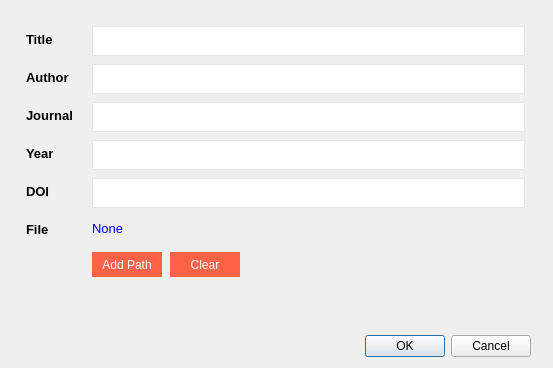
<?xml version="1.0" encoding="UTF-8"?>
<ui version="4.0">
 <class>Dialog</class>
 <widget class="QDialog" name="Dialog">
  <property name="geometry">
   <rect>
    <x>0</x>
    <y>0</y>
    <width>553</width>
    <height>368</height>
   </rect>
  </property>
  <property name="sizePolicy">
   <sizepolicy hsizetype="Fixed" vsizetype="Fixed">
    <horstretch>0</horstretch>
    <verstretch>0</verstretch>
   </sizepolicy>
  </property>
  <property name="windowTitle">
   <string>Default widget</string>
  </property>
  <widget class="QDialogButtonBox" name="buttonBox">
   <property name="geometry">
    <rect>
     <x>190</x>
     <y>330</y>
     <width>341</width>
     <height>32</height>
    </rect>
   </property>
   <property name="orientation">
    <enum>Qt::Horizontal</enum>
   </property>
   <property name="standardButtons">
    <set>QDialogButtonBox::Cancel|QDialogButtonBox::Ok</set>
   </property>
  </widget>
  <widget class="QScrollArea" name="scrollArea">
   <property name="geometry">
    <rect>
     <x>20</x>
     <y>20</y>
     <width>511</width>
     <height>301</height>
    </rect>
   </property>
   <property name="styleSheet">
    <string notr="true">QScrollArea {
    border: none;
}

QScrollBar:vertical {

}</string>
   </property>
   <property name="widgetResizable">
    <bool>true</bool>
   </property>
   <widget class="QWidget" name="scrollAreaWidgetContents">
    <property name="geometry">
     <rect>
      <x>0</x>
      <y>0</y>
      <width>511</width>
      <height>301</height>
     </rect>
    </property>
    <layout class="QVBoxLayout" name="verticalLayout_8">
     <property name="spacing">
      <number>0</number>
     </property>
     <property name="leftMargin">
      <number>2</number>
     </property>
     <property name="topMargin">
      <number>2</number>
     </property>
     <property name="rightMargin">
      <number>2</number>
     </property>
     <property name="bottomMargin">
      <number>2</number>
     </property>
     <item>
      <widget class="QWidget" name="widget" native="true">
       <property name="sizePolicy">
        <sizepolicy hsizetype="Preferred" vsizetype="Minimum">
         <horstretch>0</horstretch>
         <verstretch>0</verstretch>
        </sizepolicy>
       </property>
       <layout class="QHBoxLayout" name="horizontalLayout">
        <property name="sizeConstraint">
         <enum>QLayout::SetDefaultConstraint</enum>
        </property>
        <property name="leftMargin">
         <number>4</number>
        </property>
        <property name="topMargin">
         <number>4</number>
        </property>
        <property name="rightMargin">
         <number>4</number>
        </property>
        <property name="bottomMargin">
         <number>4</number>
        </property>
        <item>
         <layout class="QVBoxLayout" name="verticalLayout_2">
          <property name="spacing">
           <number>0</number>
          </property>
          <property name="sizeConstraint">
           <enum>QLayout::SetDefaultConstraint</enum>
          </property>
          <property name="topMargin">
           <number>5</number>
          </property>
          <item>
           <widget class="QLabel" name="lb_title">
            <property name="minimumSize">
             <size>
              <width>60</width>
              <height>16</height>
             </size>
            </property>
            <property name="maximumSize">
             <size>
              <width>60</width>
              <height>16</height>
             </size>
            </property>
            <property name="font">
             <font>
              <family>Arial</family>
              <pointsize>10</pointsize>
              <weight>75</weight>
              <bold>true</bold>
             </font>
            </property>
            <property name="layoutDirection">
             <enum>Qt::LeftToRight</enum>
            </property>
            <property name="text">
             <string>Title</string>
            </property>
            <property name="alignment">
             <set>Qt::AlignLeading|Qt::AlignLeft|Qt::AlignVCenter</set>
            </property>
           </widget>
          </item>
          <item>
           <spacer name="verticalSpacer">
            <property name="orientation">
             <enum>Qt::Vertical</enum>
            </property>
            <property name="sizeType">
             <enum>QSizePolicy::Preferred</enum>
            </property>
            <property name="sizeHint" stdset="0">
             <size>
              <width>20</width>
              <height>40</height>
             </size>
            </property>
           </spacer>
          </item>
         </layout>
        </item>
        <item>
         <widget class="QPlainTextEdit" name="textedit_title">
          <property name="sizePolicy">
           <sizepolicy hsizetype="Expanding" vsizetype="Preferred">
            <horstretch>0</horstretch>
            <verstretch>0</verstretch>
           </sizepolicy>
          </property>
          <property name="minimumSize">
           <size>
            <width>0</width>
            <height>30</height>
           </size>
          </property>
          <property name="maximumSize">
           <size>
            <width>16777215</width>
            <height>30</height>
           </size>
          </property>
          <property name="font">
           <font>
            <family>Arial</family>
            <pointsize>10</pointsize>
           </font>
          </property>
          <property name="styleSheet">
           <string notr="true">QPlainTextEdit {
    border: 1px solid#e6e6e6;
    background-color: white;
}</string>
          </property>
          <property name="verticalScrollBarPolicy">
           <enum>Qt::ScrollBarAlwaysOff</enum>
          </property>
          <property name="horizontalScrollBarPolicy">
           <enum>Qt::ScrollBarAlwaysOff</enum>
          </property>
          <property name="plainText">
           <string/>
          </property>
         </widget>
        </item>
       </layout>
      </widget>
     </item>
     <item>
      <widget class="QWidget" name="widget_2" native="true">
       <property name="sizePolicy">
        <sizepolicy hsizetype="Preferred" vsizetype="Minimum">
         <horstretch>0</horstretch>
         <verstretch>0</verstretch>
        </sizepolicy>
       </property>
       <layout class="QHBoxLayout" name="horizontalLayout_3">
        <property name="leftMargin">
         <number>4</number>
        </property>
        <property name="topMargin">
         <number>4</number>
        </property>
        <property name="rightMargin">
         <number>4</number>
        </property>
        <property name="bottomMargin">
         <number>4</number>
        </property>
        <item>
         <layout class="QVBoxLayout" name="verticalLayout_3">
          <property name="spacing">
           <number>0</number>
          </property>
          <property name="topMargin">
           <number>5</number>
          </property>
          <item>
           <widget class="QLabel" name="lb_author">
            <property name="minimumSize">
             <size>
              <width>60</width>
              <height>16</height>
             </size>
            </property>
            <property name="maximumSize">
             <size>
              <width>60</width>
              <height>16</height>
             </size>
            </property>
            <property name="font">
             <font>
              <family>Arial</family>
              <pointsize>10</pointsize>
              <weight>75</weight>
              <bold>true</bold>
             </font>
            </property>
            <property name="layoutDirection">
             <enum>Qt::LeftToRight</enum>
            </property>
            <property name="text">
             <string>Author</string>
            </property>
            <property name="alignment">
             <set>Qt::AlignLeading|Qt::AlignLeft|Qt::AlignVCenter</set>
            </property>
           </widget>
          </item>
          <item>
           <spacer name="verticalSpacer_2">
            <property name="orientation">
             <enum>Qt::Vertical</enum>
            </property>
            <property name="sizeType">
             <enum>QSizePolicy::Preferred</enum>
            </property>
            <property name="sizeHint" stdset="0">
             <size>
              <width>20</width>
              <height>40</height>
             </size>
            </property>
           </spacer>
          </item>
         </layout>
        </item>
        <item>
         <widget class="QPlainTextEdit" name="textedit_author">
          <property name="sizePolicy">
           <sizepolicy hsizetype="Expanding" vsizetype="Preferred">
            <horstretch>0</horstretch>
            <verstretch>0</verstretch>
           </sizepolicy>
          </property>
          <property name="minimumSize">
           <size>
            <width>0</width>
            <height>30</height>
           </size>
          </property>
          <property name="maximumSize">
           <size>
            <width>16777215</width>
            <height>30</height>
           </size>
          </property>
          <property name="font">
           <font>
            <family>Arial</family>
            <pointsize>10</pointsize>
           </font>
          </property>
          <property name="styleSheet">
           <string notr="true">QPlainTextEdit {
    border: 1px solid#e6e6e6;
    background-color: white;
}</string>
          </property>
          <property name="verticalScrollBarPolicy">
           <enum>Qt::ScrollBarAlwaysOff</enum>
          </property>
          <property name="horizontalScrollBarPolicy">
           <enum>Qt::ScrollBarAlwaysOff</enum>
          </property>
          <property name="plainText">
           <string/>
          </property>
         </widget>
        </item>
       </layout>
      </widget>
     </item>
     <item>
      <widget class="QWidget" name="widget_3" native="true">
       <property name="sizePolicy">
        <sizepolicy hsizetype="Preferred" vsizetype="Minimum">
         <horstretch>0</horstretch>
         <verstretch>0</verstretch>
        </sizepolicy>
       </property>
       <layout class="QHBoxLayout" name="horizontalLayout_4">
        <property name="leftMargin">
         <number>4</number>
        </property>
        <property name="topMargin">
         <number>4</number>
        </property>
        <property name="rightMargin">
         <number>4</number>
        </property>
        <property name="bottomMargin">
         <number>4</number>
        </property>
        <item>
         <layout class="QVBoxLayout" name="verticalLayout_4">
          <property name="spacing">
           <number>0</number>
          </property>
          <property name="topMargin">
           <number>5</number>
          </property>
          <item>
           <widget class="QLabel" name="lb_journal">
            <property name="minimumSize">
             <size>
              <width>60</width>
              <height>16</height>
             </size>
            </property>
            <property name="maximumSize">
             <size>
              <width>60</width>
              <height>16</height>
             </size>
            </property>
            <property name="font">
             <font>
              <family>Arial</family>
              <pointsize>10</pointsize>
              <weight>75</weight>
              <bold>true</bold>
             </font>
            </property>
            <property name="layoutDirection">
             <enum>Qt::LeftToRight</enum>
            </property>
            <property name="text">
             <string>Journal</string>
            </property>
            <property name="alignment">
             <set>Qt::AlignLeading|Qt::AlignLeft|Qt::AlignVCenter</set>
            </property>
           </widget>
          </item>
          <item>
           <spacer name="verticalSpacer_3">
            <property name="orientation">
             <enum>Qt::Vertical</enum>
            </property>
            <property name="sizeType">
             <enum>QSizePolicy::Preferred</enum>
            </property>
            <property name="sizeHint" stdset="0">
             <size>
              <width>20</width>
              <height>40</height>
             </size>
            </property>
           </spacer>
          </item>
         </layout>
        </item>
        <item>
         <widget class="QPlainTextEdit" name="textedit_journal">
          <property name="sizePolicy">
           <sizepolicy hsizetype="Expanding" vsizetype="Preferred">
            <horstretch>0</horstretch>
            <verstretch>0</verstretch>
           </sizepolicy>
          </property>
          <property name="minimumSize">
           <size>
            <width>0</width>
            <height>30</height>
           </size>
          </property>
          <property name="maximumSize">
           <size>
            <width>16777215</width>
            <height>30</height>
           </size>
          </property>
          <property name="font">
           <font>
            <family>Arial</family>
            <pointsize>10</pointsize>
           </font>
          </property>
          <property name="styleSheet">
           <string notr="true">QPlainTextEdit {
    border: 1px solid#e6e6e6;
    background-color: white;
}</string>
          </property>
          <property name="verticalScrollBarPolicy">
           <enum>Qt::ScrollBarAlwaysOff</enum>
          </property>
          <property name="horizontalScrollBarPolicy">
           <enum>Qt::ScrollBarAlwaysOff</enum>
          </property>
          <property name="plainText">
           <string/>
          </property>
         </widget>
        </item>
       </layout>
      </widget>
     </item>
     <item>
      <widget class="QWidget" name="widget_4" native="true">
       <property name="sizePolicy">
        <sizepolicy hsizetype="Preferred" vsizetype="Minimum">
         <horstretch>0</horstretch>
         <verstretch>0</verstretch>
        </sizepolicy>
       </property>
       <layout class="QHBoxLayout" name="horizontalLayout_5">
        <property name="leftMargin">
         <number>4</number>
        </property>
        <property name="topMargin">
         <number>4</number>
        </property>
        <property name="rightMargin">
         <number>4</number>
        </property>
        <property name="bottomMargin">
         <number>4</number>
        </property>
        <item>
         <layout class="QVBoxLayout" name="verticalLayout_5">
          <property name="spacing">
           <number>0</number>
          </property>
          <property name="topMargin">
           <number>5</number>
          </property>
          <item>
           <widget class="QLabel" name="lb_year">
            <property name="minimumSize">
             <size>
              <width>60</width>
              <height>16</height>
             </size>
            </property>
            <property name="maximumSize">
             <size>
              <width>60</width>
              <height>16</height>
             </size>
            </property>
            <property name="font">
             <font>
              <family>Arial</family>
              <pointsize>10</pointsize>
              <weight>75</weight>
              <bold>true</bold>
             </font>
            </property>
            <property name="layoutDirection">
             <enum>Qt::LeftToRight</enum>
            </property>
            <property name="text">
             <string>Year</string>
            </property>
            <property name="alignment">
             <set>Qt::AlignLeading|Qt::AlignLeft|Qt::AlignVCenter</set>
            </property>
           </widget>
          </item>
          <item>
           <spacer name="verticalSpacer_4">
            <property name="orientation">
             <enum>Qt::Vertical</enum>
            </property>
            <property name="sizeType">
             <enum>QSizePolicy::Preferred</enum>
            </property>
            <property name="sizeHint" stdset="0">
             <size>
              <width>20</width>
              <height>40</height>
             </size>
            </property>
           </spacer>
          </item>
         </layout>
        </item>
        <item>
         <widget class="QPlainTextEdit" name="textedit_year">
          <property name="sizePolicy">
           <sizepolicy hsizetype="Expanding" vsizetype="Minimum">
            <horstretch>0</horstretch>
            <verstretch>0</verstretch>
           </sizepolicy>
          </property>
          <property name="minimumSize">
           <size>
            <width>0</width>
            <height>30</height>
           </size>
          </property>
          <property name="maximumSize">
           <size>
            <width>16777215</width>
            <height>30</height>
           </size>
          </property>
          <property name="font">
           <font>
            <family>Arial</family>
            <pointsize>10</pointsize>
           </font>
          </property>
          <property name="styleSheet">
           <string notr="true">QPlainTextEdit {
    border: 1px solid#e6e6e6;
    background-color: white;
}</string>
          </property>
          <property name="verticalScrollBarPolicy">
           <enum>Qt::ScrollBarAlwaysOff</enum>
          </property>
          <property name="horizontalScrollBarPolicy">
           <enum>Qt::ScrollBarAlwaysOff</enum>
          </property>
          <property name="plainText">
           <string/>
          </property>
         </widget>
        </item>
       </layout>
      </widget>
     </item>
     <item>
      <widget class="QWidget" name="widget_5" native="true">
       <property name="sizePolicy">
        <sizepolicy hsizetype="Preferred" vsizetype="Minimum">
         <horstretch>0</horstretch>
         <verstretch>0</verstretch>
        </sizepolicy>
       </property>
       <layout class="QHBoxLayout" name="horizontalLayout_6">
        <property name="leftMargin">
         <number>4</number>
        </property>
        <property name="topMargin">
         <number>4</number>
        </property>
        <property name="rightMargin">
         <number>4</number>
        </property>
        <property name="bottomMargin">
         <number>4</number>
        </property>
        <item>
         <layout class="QVBoxLayout" name="verticalLayout_6">
          <property name="spacing">
           <number>0</number>
          </property>
          <property name="topMargin">
           <number>5</number>
          </property>
          <item>
           <widget class="QLabel" name="lb_doi">
            <property name="minimumSize">
             <size>
              <width>60</width>
              <height>16</height>
             </size>
            </property>
            <property name="maximumSize">
             <size>
              <width>60</width>
              <height>16</height>
             </size>
            </property>
            <property name="font">
             <font>
              <family>Arial</family>
              <pointsize>10</pointsize>
              <weight>75</weight>
              <bold>true</bold>
             </font>
            </property>
            <property name="layoutDirection">
             <enum>Qt::LeftToRight</enum>
            </property>
            <property name="text">
             <string>DOI</string>
            </property>
            <property name="alignment">
             <set>Qt::AlignLeading|Qt::AlignLeft|Qt::AlignVCenter</set>
            </property>
           </widget>
          </item>
          <item>
           <spacer name="verticalSpacer_5">
            <property name="orientation">
             <enum>Qt::Vertical</enum>
            </property>
            <property name="sizeType">
             <enum>QSizePolicy::Preferred</enum>
            </property>
            <property name="sizeHint" stdset="0">
             <size>
              <width>20</width>
              <height>40</height>
             </size>
            </property>
           </spacer>
          </item>
         </layout>
        </item>
        <item>
         <widget class="QPlainTextEdit" name="textedit_doi">
          <property name="sizePolicy">
           <sizepolicy hsizetype="Expanding" vsizetype="Preferred">
            <horstretch>0</horstretch>
            <verstretch>0</verstretch>
           </sizepolicy>
          </property>
          <property name="minimumSize">
           <size>
            <width>0</width>
            <height>30</height>
           </size>
          </property>
          <property name="maximumSize">
           <size>
            <width>16777215</width>
            <height>30</height>
           </size>
          </property>
          <property name="font">
           <font>
            <family>Arial</family>
            <pointsize>10</pointsize>
           </font>
          </property>
          <property name="styleSheet">
           <string notr="true">QPlainTextEdit {
    border: 1px solid#e6e6e6;
    background-color: white;
}</string>
          </property>
          <property name="verticalScrollBarPolicy">
           <enum>Qt::ScrollBarAlwaysOff</enum>
          </property>
          <property name="horizontalScrollBarPolicy">
           <enum>Qt::ScrollBarAlwaysOff</enum>
          </property>
          <property name="plainText">
           <string/>
          </property>
         </widget>
        </item>
       </layout>
      </widget>
     </item>
     <item>
      <widget class="QWidget" name="widget_6" native="true">
       <property name="sizePolicy">
        <sizepolicy hsizetype="Preferred" vsizetype="Minimum">
         <horstretch>0</horstretch>
         <verstretch>0</verstretch>
        </sizepolicy>
       </property>
       <layout class="QHBoxLayout" name="horizontalLayout_7">
        <property name="leftMargin">
         <number>4</number>
        </property>
        <property name="topMargin">
         <number>4</number>
        </property>
        <property name="rightMargin">
         <number>4</number>
        </property>
        <property name="bottomMargin">
         <number>4</number>
        </property>
        <item>
         <layout class="QVBoxLayout" name="verticalLayout_7">
          <property name="spacing">
           <number>0</number>
          </property>
          <property name="topMargin">
           <number>5</number>
          </property>
          <item>
           <widget class="QLabel" name="lb_file">
            <property name="minimumSize">
             <size>
              <width>60</width>
              <height>16</height>
             </size>
            </property>
            <property name="maximumSize">
             <size>
              <width>60</width>
              <height>16</height>
             </size>
            </property>
            <property name="font">
             <font>
              <family>Arial</family>
              <pointsize>10</pointsize>
              <weight>75</weight>
              <bold>true</bold>
             </font>
            </property>
            <property name="layoutDirection">
             <enum>Qt::LeftToRight</enum>
            </property>
            <property name="text">
             <string>File</string>
            </property>
            <property name="alignment">
             <set>Qt::AlignLeading|Qt::AlignLeft|Qt::AlignVCenter</set>
            </property>
           </widget>
          </item>
          <item>
           <spacer name="verticalSpacer_6">
            <property name="orientation">
             <enum>Qt::Vertical</enum>
            </property>
            <property name="sizeType">
             <enum>QSizePolicy::Preferred</enum>
            </property>
            <property name="sizeHint" stdset="0">
             <size>
              <width>20</width>
              <height>40</height>
             </size>
            </property>
           </spacer>
          </item>
         </layout>
        </item>
        <item>
         <layout class="QVBoxLayout" name="verticalLayout">
          <property name="spacing">
           <number>0</number>
          </property>
          <property name="topMargin">
           <number>5</number>
          </property>
          <item>
           <widget class="QLabel" name="lb_filepath">
            <property name="font">
             <font>
              <family>Arial</family>
              <pointsize>10</pointsize>
             </font>
            </property>
            <property name="focusPolicy">
             <enum>Qt::NoFocus</enum>
            </property>
            <property name="styleSheet">
             <string notr="true">QLabel {
	color: blue;
}</string>
            </property>
            <property name="text">
             <string>None</string>
            </property>
            <property name="alignment">
             <set>Qt::AlignLeading|Qt::AlignLeft|Qt::AlignTop</set>
            </property>
           </widget>
          </item>
          <item>
           <layout class="QHBoxLayout" name="horizontalLayout_8">
            <property name="spacing">
             <number>8</number>
            </property>
            <item>
             <widget class="QPushButton" name="btn_add">
              <property name="minimumSize">
               <size>
                <width>70</width>
                <height>25</height>
               </size>
              </property>
              <property name="maximumSize">
               <size>
                <width>70</width>
                <height>25</height>
               </size>
              </property>
              <property name="font">
               <font>
                <family>Arial</family>
                <pointsize>9</pointsize>
                <weight>50</weight>
                <bold>false</bold>
               </font>
              </property>
              <property name="styleSheet">
               <string notr="true">QPushButton {
    background-color: #FF6347;
    color: white;
    border: none;
}

QPushButton:hover {
    background-color: #FF4500;
}

QPushButton:pressed {
    background-color: #CD5C5C;
}</string>
              </property>
              <property name="text">
               <string>Add Path</string>
              </property>
             </widget>
            </item>
            <item>
             <widget class="QPushButton" name="btn_clear">
              <property name="minimumSize">
               <size>
                <width>70</width>
                <height>25</height>
               </size>
              </property>
              <property name="maximumSize">
               <size>
                <width>70</width>
                <height>25</height>
               </size>
              </property>
              <property name="font">
               <font>
                <family>Arial</family>
                <pointsize>9</pointsize>
                <weight>50</weight>
                <bold>false</bold>
               </font>
              </property>
              <property name="styleSheet">
               <string notr="true">QPushButton {
    background-color: #FF6347;
    color: white;
    border: none;
}

QPushButton:hover {
    background-color: #FF4500;
}

QPushButton:pressed {
    background-color: #CD5C5C;
}</string>
              </property>
              <property name="text">
               <string>Clear</string>
              </property>
             </widget>
            </item>
            <item>
             <spacer name="horizontalSpacer">
              <property name="orientation">
               <enum>Qt::Horizontal</enum>
              </property>
              <property name="sizeHint" stdset="0">
               <size>
                <width>40</width>
                <height>20</height>
               </size>
              </property>
             </spacer>
            </item>
           </layout>
          </item>
         </layout>
        </item>
       </layout>
      </widget>
     </item>
     <item>
      <spacer name="verticalSpacer_7">
       <property name="orientation">
        <enum>Qt::Vertical</enum>
       </property>
       <property name="sizeHint" stdset="0">
        <size>
         <width>20</width>
         <height>40</height>
        </size>
       </property>
      </spacer>
     </item>
    </layout>
   </widget>
  </widget>
 </widget>
 <resources/>
 <connections>
  <connection>
   <sender>buttonBox</sender>
   <signal>accepted()</signal>
   <receiver>Dialog</receiver>
   <slot>accept()</slot>
   <hints>
    <hint type="sourcelabel">
     <x>248</x>
     <y>254</y>
    </hint>
    <hint type="destinationlabel">
     <x>157</x>
     <y>274</y>
    </hint>
   </hints>
  </connection>
  <connection>
   <sender>buttonBox</sender>
   <signal>rejected()</signal>
   <receiver>Dialog</receiver>
   <slot>reject()</slot>
   <hints>
    <hint type="sourcelabel">
     <x>316</x>
     <y>260</y>
    </hint>
    <hint type="destinationlabel">
     <x>286</x>
     <y>274</y>
    </hint>
   </hints>
  </connection>
 </connections>
</ui>
